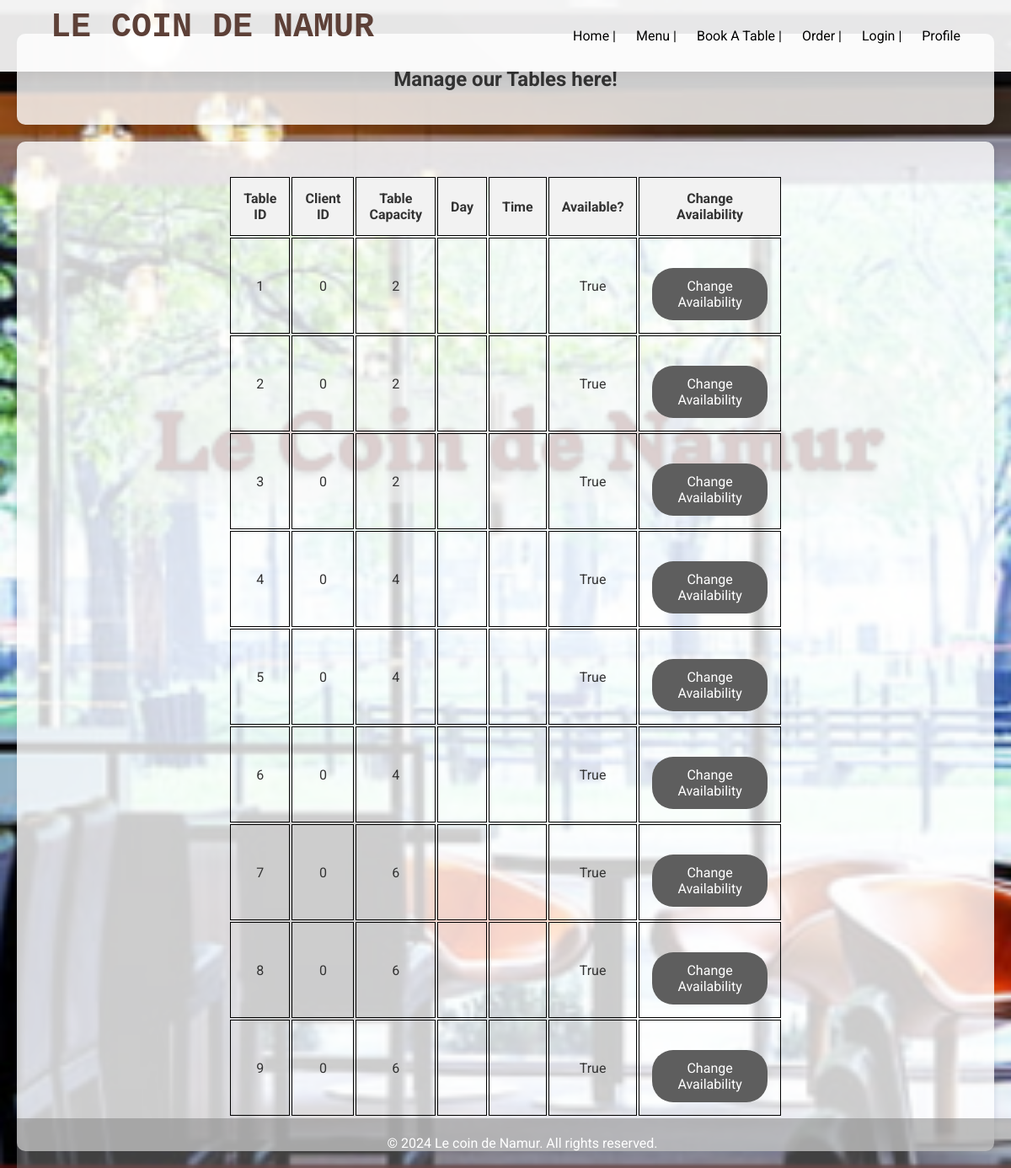
/table/manage, run on an earlier commit of the app's database.
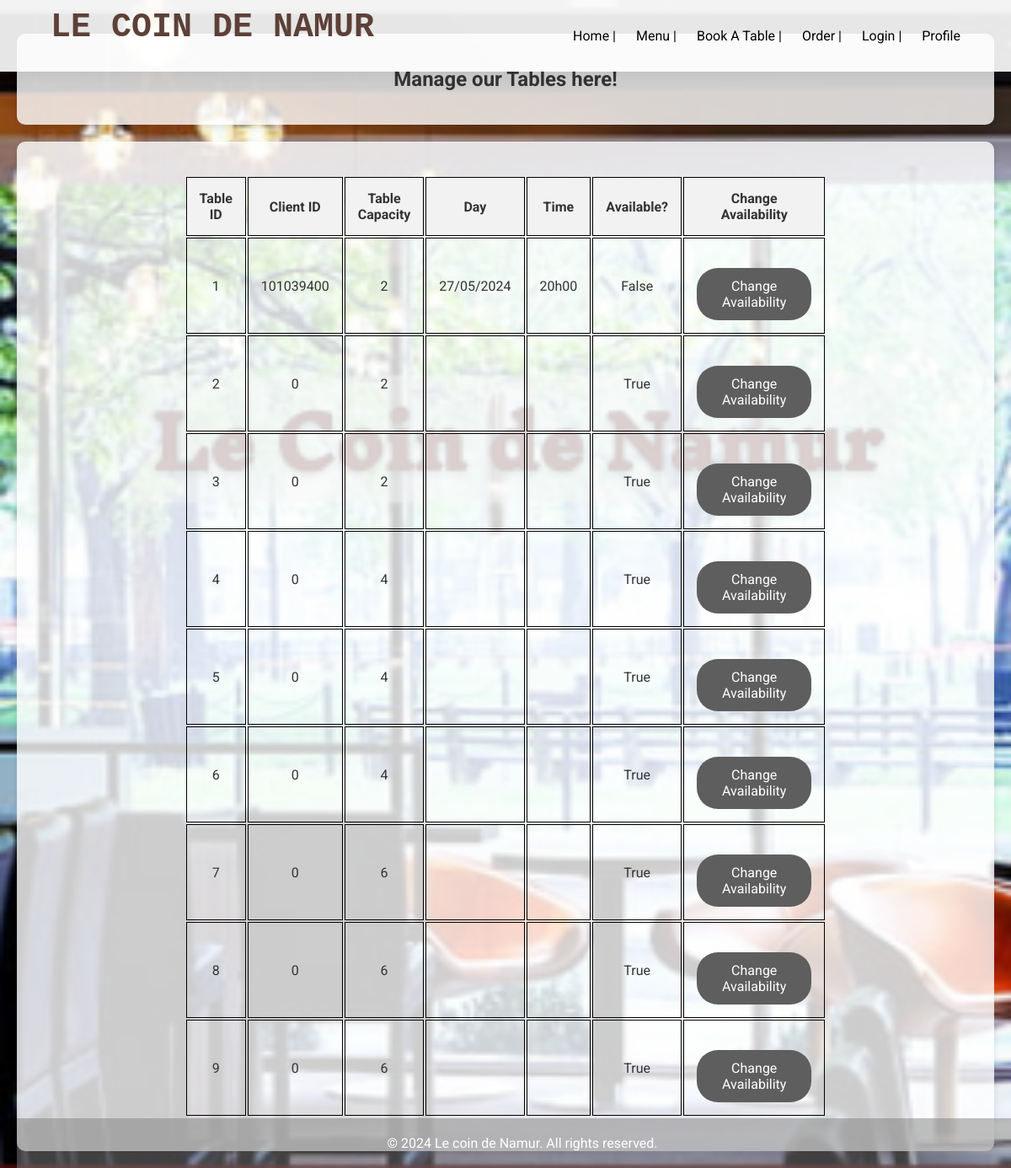
And on a later commit of the database.
### app_management/sql/sql_models.py (models this page shows)
class Table(Base):
    __tablename__ = 'tables'
    tableid: Mapped[int] = mapped_column(Integer, primary_key= True, unique= True)
    clientid: Mapped[int] = mapped_column(Integer)
    tablecapacity: Mapped[int] = mapped_column(Integer)
    day: Mapped[str] = mapped_column(String(72))
    time: Mapped[str] = mapped_column(String(72))
    available: Mapped[bool] = mapped_column(Boolean)

### app_management/routes/table_booking_routes.py (the view)
@table_router.get('/manage')
def ask_to_manage_tables(request: Request):
    tables = table_booking_services.get_tables()
    return templates.TemplateResponse(
        "tables/tables.html",
        context={'request': request, 'tables': tables}
    )

### templates/tables/tables.html (shortened to what this page needs)
{% extends "empty_page.html" %}
{% from "my_macro.html" import show_tables %}
{% block content %}
<div class="bloc">
    <h2>Manage our Tables here!</h2>
</div>
<div class="bloc">
    <table>
        <tr>
            <th>Table ID</th>
            <th>Client ID</th>
            <th>Table Capacity</th>
            <th>Day</th>
            <th>Time</th>
            <th>Available?</th>
            <th>Change Availability</th>
        </tr>
        {% for table in tables %}
            {{ show_tables(table.tableid, table.clientid, table.tablecapacity, table.day, table.time, table.available) }}
        {% endfor %}
    </table>
</div>
{% endblock %}

### templates/my_macro.html (shortened to what this page needs)
{% macro show_tables(tableid, clientid, tablecapacity, day, time, available) %}
    <tr>
        <td>
            {{ tableid }}
        </td>
        <td>
            {{ clientid }}
        </td>
        <td>
            {{ tablecapacity }}
        </td>
        <td>
            {{ day }}
        </td>
        <td>
            {{ time }}
        </td>
        <td>
            {{ available }}
        </td>
        <td>
            <form action="/table/change/availability" method="post">
                <button class="btn" type="submit">Change Availability</button>
            </form>
        </td>
    </tr>
{% endmacro %}

What changed in the data, as far as the page shows it:
changed Table (number 1 of 9 on the later page): clientid "0" → "101039400"; day (not shown) → "27/05/2024"; time (not shown) → "20h00"; available "True" → "False"
